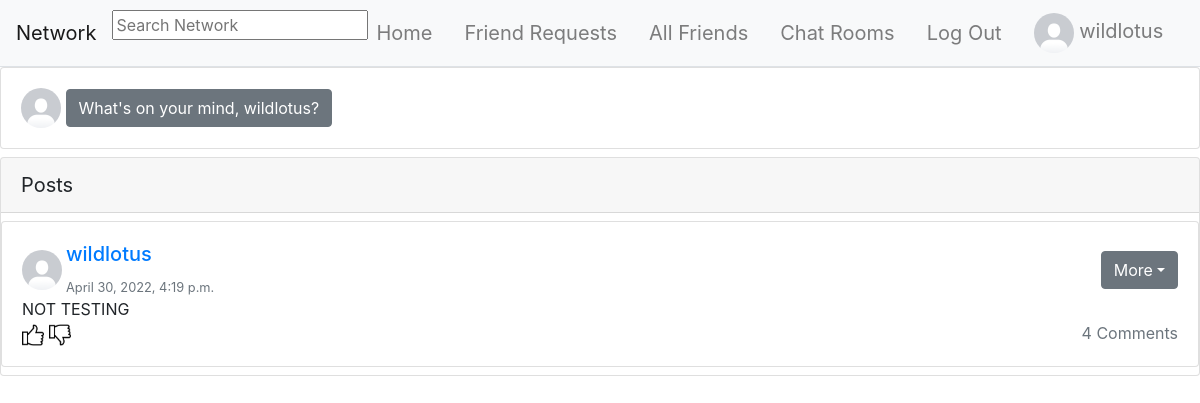
Before: / (signed in) with the older database file.
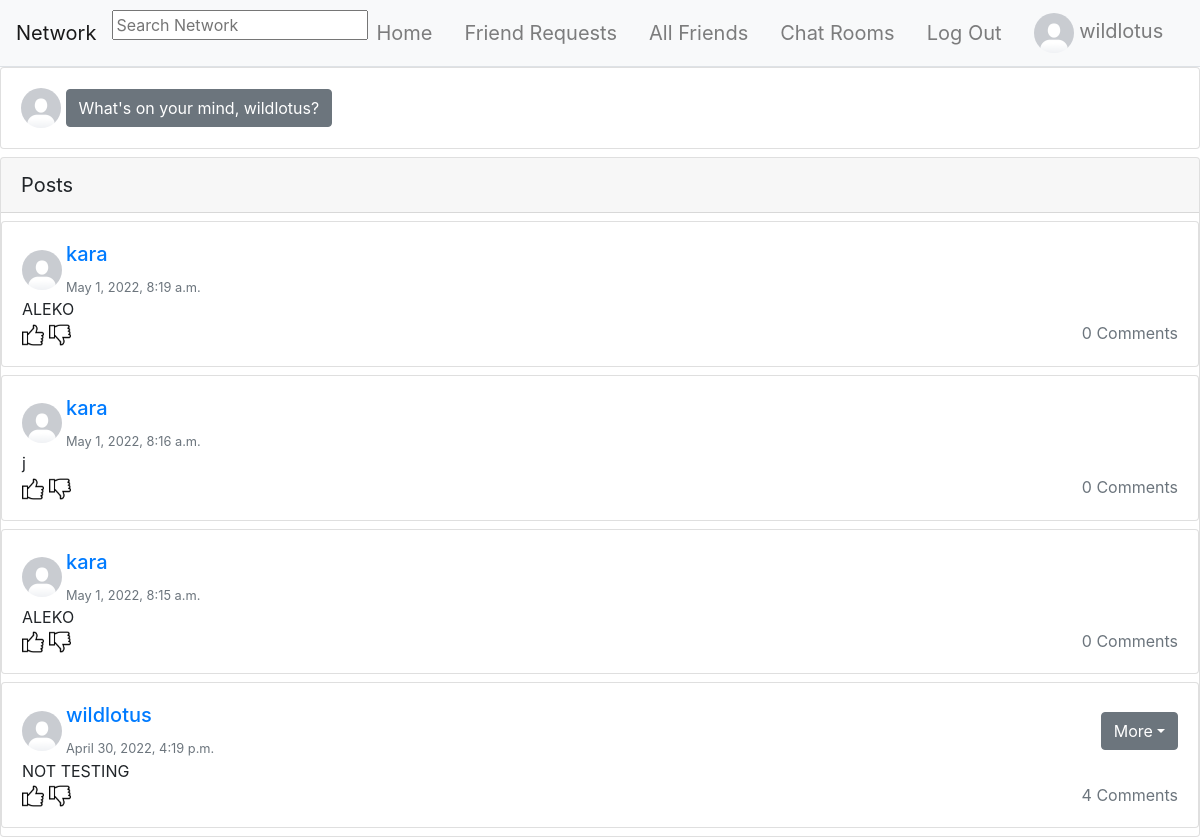
After: the same page with the newer database file.
### network/models.py (models this page shows, shortened)
class Post(models.Model):
    id = models.UUIDField(primary_key=True, default=uuid.uuid4, editable=False)
    author = models.ForeignKey(UserProfile, on_delete=models.CASCADE)
    description = models.TextField()
    only_friends = models.BooleanField(default=False)
    only_me = models.BooleanField(default=False)
    timestamp = models.DateTimeField(default=timezone.now)
    likes = models.ManyToManyField(UserProfile, blank=True, related_name="likes")
    dislikes = models.ManyToManyField(UserProfile, blank=True, related_name="dislikes")

class UserProfile(models.Model):
    id = models.UUIDField(primary_key=True, default=uuid.uuid4, editable=False)
    user = models.OneToOneField(User, related_name="profile", on_delete=models.CASCADE)
    bio = models.TextField(default="No Bio...", max_length=101)
    picture = models.ImageField(default="default_profile_image.png")
    friends = models.ManyToManyField(to="self", blank=True, related_name="+", symmetrical=False)
    blocked = models.ManyToManyField(to="self", blank=True, related_name="+", symmetrical=False)

class User(AbstractUser):
    pass

### network/views.py (the view)
# urls.py: path("", views.index, name="index"),
@login_required
def index(request):
    return render(request, "network/index.html", {
        "posts": ignore_blocked_users_posts(request.user.profile),
    })

### network/views.py (called while the page is built)
@login_required
def ignore_blocked_users_posts(profile):
    blocked_profiles = profile.blocked.all()
    posts = Post.objects.filter(
        ~Q(author__in=blocked_profiles)
    ).order_by('-timestamp')
    print(posts)
    return posts

### templates/network/index.html (shortened to what this page needs)
{% extends "network/layout.html" %} {% load static %} {% load mathfilters %}
{% block body %}
{% if not search %}
    <div id="newPost">
        <div class="card">
            <div class="card-body">
                <a href="{% url 'profile' request.user.profile.id %}">
                    <img src="{{ request.user.profile.picture.url }}" class="d-inline" alt="Logged in Profile Picture"
                        width="40px" height="40px" style="border-radius: 50%">
                </a>
                <button type="button" class="btn btn-secondary" data-toggle="modal" data-target="#myModal" id="postModal">What's on your
                    mind, {{ request.user.username }}?</button>
            </div>
        </div>
    </div>
{% endif %}
{% if search %}
    <div class="card">
        <div class="card-header" style="font-size: 20px;">Users</div>
        {% for profile in profiles %}
            {% include "network/profiles.html" %}
        {% empty %}
            <div class="d-flex justify-content-center text-muted">
                <h4 class="mt-3 mb-3">No users available</h4>
            </div>
        {% endfor %}
    </div>
    <div class="card">
        <div class="card-header" style="font-size: 20px;">Posts</div>
        {% for post in posts %}
            {% include "network/posts.html" %}
        {% empty %}
            <div class="d-flex justify-content-center text-muted">
                <h4 class="mt-3 mb-3">No posts available</h4>
            </div>
        {% endfor %}
    </div>
{% else %}
    <div class="card mt-2">
        <div class="card-header mb-2" style="font-size: 20px;">Posts</div>
        {% for post in posts %}
            {% include "network/posts.html" %}
        {% empty %}
            <div class="d-flex justify-content-center text-muted">
                <h4 class="mt-3 mb-3">No posts available</h4>
            </div>
        {% endfor %}
    </div>
{% endif %}
{% endblock %}

### templates/network/posts.html (shortened to what this page needs)
{% load static %} {% load mathfilters %}
{% if post.only_friends %}
{% if post.author in request.user.profile.friends.all or request.user.profile in post.author.friends.all or post.author == request.user.profile %}
<div class="card mb-2" id="post_{{ post.id }}">
    <div class="card-body">
        <div class="d-flex align-items-center">
            <div>
                <a href="{% url 'profile' post.author.id %}">
                    <img src="{{ post.author.picture.url }}" alt="Post Auhor Profile Picture" width="40" height="40"
                        style="border-radius: 50%">
                </a>
            </div>
            <div class="flex-column ml-1">
                <div>
                    <a href="{% url 'profile' post.author.id %}">
                        <h5 class="card-title">
                            {{ post.author.user.username }}
                        </h5>
                    </a>
                </div>
                <div>
                    <small>
                        <p class="card-text text-muted">{{ post.timestamp }}</p>
                    </small>
                </div>
            </div>
            {% if request.user.profile == post.author %}
            <div class="ml-auto">
                <div class="dropdown">
                    <button type="button" class="btn btn-secondary dropdown-toggle" id="dropdownMenuButton"
                        data-toggle="dropdown" aria-haspopup="true" aria-expanded="false">More</button>
                </div>
            </div>
            {% endif %}
        </div>
        <span class="card-text" id="post_description_{{ post.id }}">{{ post.description }}</span>
        <div class="d-flex">
            <div>
                {% if request.user.profile in post.likes.all %}
                <img src="{% static 'network/images/like_fill.png' %}" alt="" width="22" height="22" class="reaction"
                    data-post_id="{{ post.id }}" data-reaction="like">
                {% else %}
                <img src="{% static 'network/images/like.png' %}" alt="" width="22" height="22" class="reaction"
                    data-post_id="{{ post.id }}" data-reaction="like">
                {% endif %}
                {% if request.user.profile in post.dislikes.all %}
                <img src="{% static 'network/images/dislike_fill.png' %}" alt="" width="22" height="22" class="reaction"
                    data-post_id="{{ post.id }}" data-reaction="dislike">
                {% else %}
                <img src="{% static 'network/images/dislike.png' %}" alt="" width="22" height="22" class="reaction"
                    data-post_id="{{ post.id }}" data-reaction="dislike">
                {% endif %}
            </div>
            <div class="ml-auto">
                <span class="text-secondary comments" data-post_id="{{ post.id }}" id="comments_amount_{{ post.id }}">
                    {{post.comments.all.count }} Comments
                </span>
            </div>
        </div>
    </div>
</div>
{% endif %}
{% endif %}

Changed rows visible on the page:
added Post: author.picture (placeholder picture), author.user.username "kara", timestamp "May 1, 2022, 8:19 a.m.", description "ALEKO", only_friends True (drawn), comments.all.count "0"
added Post: author.picture (placeholder picture), author.user.username "kara", timestamp "May 1, 2022, 8:16 a.m.", description "j", only_friends True (drawn), comments.all.count "0"
added Post: author.picture (placeholder picture), author.user.username "kara", timestamp "May 1, 2022, 8:15 a.m.", description "ALEKO", only_friends True (drawn), comments.all.count "0"
